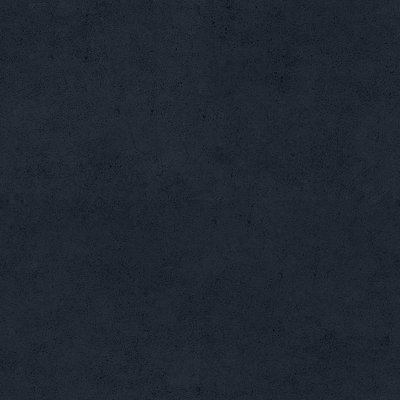
#> input picture assets/images/blue-mocha-grunge.jpg, 400 x 400 px, given in place of the camera
$ jupyter execute lesson_6_colorspaces.ipynb   (shell and % lines are left out)   (Python 2 division)   (text cells are left out)
#> lines starting #> are read from the running program, lines starting #| are printed output that depends on the picture; after the words box and inside, x2 and y2 are one past the last pixel; in counts of white or black regions, pixels touching at a corner belong together; pictures that were not available may be replaced by others from this repository, and a replacement may not be noted
[cell 1]
import cv2
flags = [i for i in dir(cv2) if i.startswith('COLOR_')]
for x in flags:
    print x

[cell 2]
import cv2
import numpy as np
from matplotlib import pyplot as plt

cap = cv2.VideoCapture(0)

while (1):

    # Take each frame
    _, frame = cap.read()
#> frame is the input picture: shape (400, 400, 3); mean B, G, R 48.8, 38.8, 31.8

    # Convert BGR to HSV
    hsv = cv2.cvtColor(frame, cv2.COLOR_BGR2HSV)
#> hsv: shape (400, 400, 3); mean H, S, V 108, 89.1, 48.8

    # define range of blue color in HSV
    lower_blue = np.array([110,50,50])
    upper_blue = np.array([130,255,255])

    # Threshold the HSV image to get only blue colors
    mask = cv2.inRange(hsv, lower_blue, upper_blue)
#> mask: shape (400, 400); every value is 0

    # Bitwise-AND mask and original image
    res = cv2.bitwise_and(frame,frame, mask= mask)
#> res: shape (400, 400, 3); every value is 0

    cv2.imshow('frame' ,frame)
    cv2.imshow('mask',mask)
    cv2.imshow('res',res)
    k = cv2.waitKey(5)
#> (key Esc is pressed here)
    if k == 27:
        break

cv2.destroyAllWindows()

[cell 3]
plt.imshow(frame)
plt.show()
plt.imshow(mask)
plt.show()
plt.imshow(res)
plt.show()

[cell 4]
green = np.uint8([[[0,255,0 ]]])
hsv_green = cv2.cvtColor(green,cv2.COLOR_BGR2HSV)
print hsv_green

[cell 5]
import cv2
import numpy as np
from matplotlib import pyplot as plt

img = cv2.imread('gradient.bmp',0)
#> img: shape (400, 400); min 8, max 54, mean 37.8
ret,thresh1 = cv2.threshold(img,127,255,cv2.THRESH_BINARY)
ret,thresh2 = cv2.threshold(img,127,255,cv2.THRESH_BINARY_INV)
#> thresh2: shape (400, 400); every value is 255
ret,thresh3 = cv2.threshold(img,127,255,cv2.THRESH_TRUNC)
ret,thresh4 = cv2.threshold(img,127,255,cv2.THRESH_TOZERO)
ret,thresh5 = cv2.threshold(img,127,255,cv2.THRESH_TOZERO_INV)

titles = ['Original Image','BINARY','BINARY_INV','TRUNC','TOZERO','TOZERO_INV']
images = [img, thresh1, thresh2, thresh3, thresh4, thresh5]

for i in xrange(6):
    plt.subplot(2,3,i+1),plt.imshow(images[i],'gray')
    plt.title(titles[i])
    plt.xticks([]),plt.yticks([])

plt.show()

[cell 6]
import cv2
import numpy as np
from matplotlib import pyplot as plt

img = cv2.imread('Rene_Decart.jpg',0)
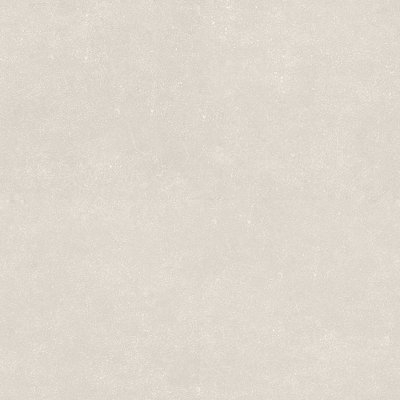
#> input picture assets/images/blue-mocha-grunge-reversed.jpg, 400 x 400 px, given in place of Rene_Decart.jpg, which was not available
#> img: shape (400, 400); min 201, max 247, mean 217.2
img = cv2.medianBlur(img,5)

ret,th1 = cv2.threshold(img,127,255,cv2.THRESH_BINARY)
th2 = cv2.adaptiveThreshold(img,255,cv2.ADAPTIVE_THRESH_MEAN_C,\
            cv2.THRESH_BINARY,11,2)
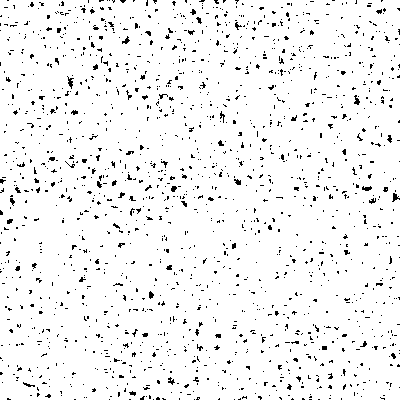
#> th2: shape (400, 400); 95.3% white; black in thin lines or dots
th3 = cv2.adaptiveThreshold(img,255,cv2.ADAPTIVE_THRESH_GAUSSIAN_C,\
            cv2.THRESH_BINARY,11,2)
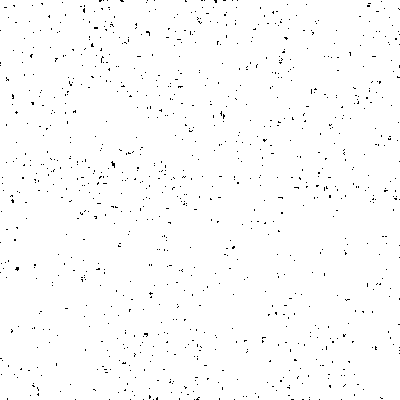
#> th3: shape (400, 400); 98.8% white; black in thin lines or dots

titles = ['Original Image', 'Global Thresholding (v = 127)',
            'Adaptive Mean Thresholding', 'Adaptive Gaussian Thresholding']
images = [img, th1, th2, th3]
plt.figure(figsize=[10,10])
for i in xrange(4):
    plt.subplot(2,2,i+1),plt.imshow(images[i],'gray')
    plt.title(titles[i])
    plt.xticks([]),plt.yticks([])
plt.show()
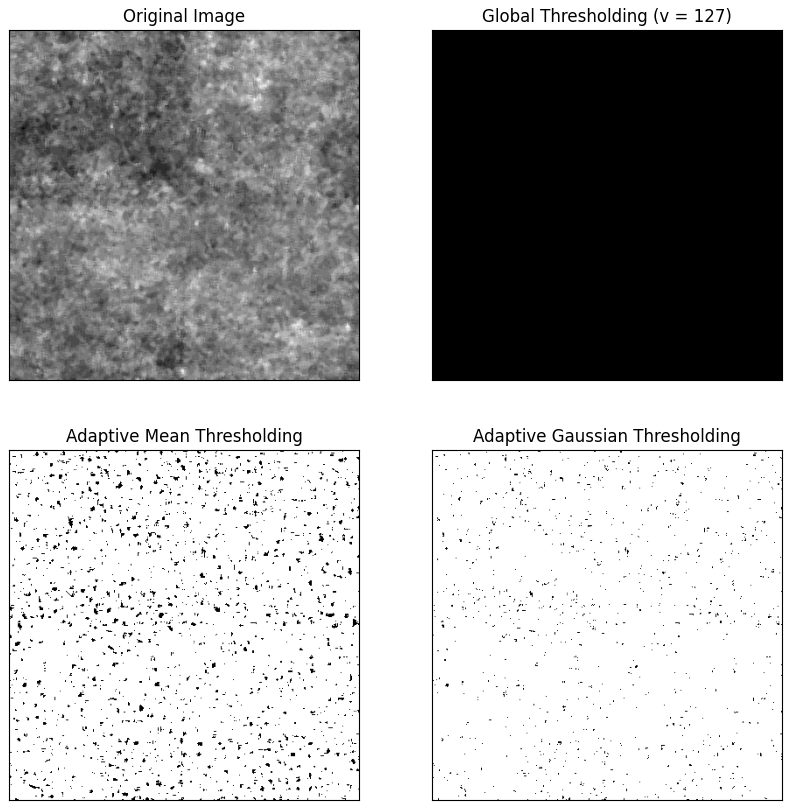
#> figure drawn by matplotlib, 4 panels

[cell 7]
import cv2
import numpy as np
from matplotlib import pyplot as plt

img = cv2.imread('noisy.bmp',0)

# global thresholding
ret1,th1 = cv2.threshold(img,127,255,cv2.THRESH_BINARY)

# Otsu's thresholding
ret2,th2 = cv2.threshold(img,0,255,cv2.THRESH_BINARY+cv2.THRESH_OTSU)
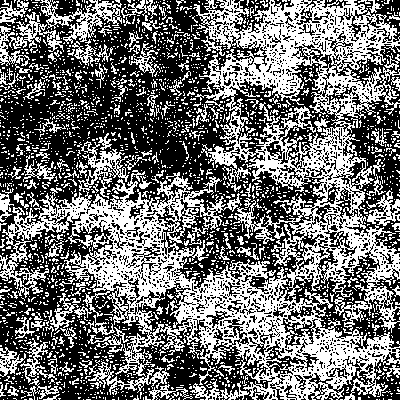
#> th2: shape (400, 400); 44% white in thin lines or dots
#> ret2 = 217

# Otsu's thresholding after Gaussian filtering
blur = cv2.GaussianBlur(img,(5,5),0)
ret3,th3 = cv2.threshold(blur,0,255,cv2.THRESH_BINARY+cv2.THRESH_OTSU)
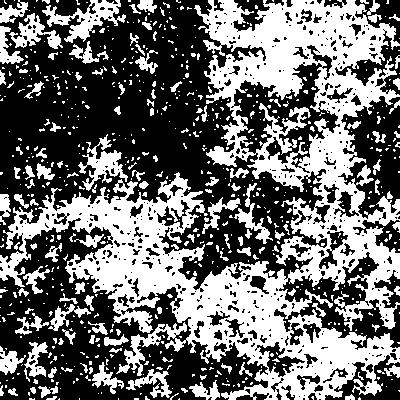
#> th3: shape (400, 400); 43.4% white; 703 white regions (576 under 20 px), largest, box (x1, y1, x2, y2) and area: (0, 0, 400, 400) 52778, (42, 0, 126, 43) 1311, (78, 134, 128, 191) 1006
#> ret3 = 217

# plot all the images and their histograms
images = [img, 0, th1,
    img, 0, th2,
    blur, 0, th3]
titles = ['Original Noisy Image','Histogram','Global Thresholding (v=127)',
        'Original Noisy Image','Histogram',"Otsu's Thresholding",
        'Gaussian filtered Image','Histogram',"Otsu's Thresholding"]
plt.figure(figsize=[10,10])
for i in xrange(3):
    plt.subplot(3,3,i*3+1),plt.imshow(images[i*3],'gray')
    plt.title(titles[i*3]), plt.xticks([]), plt.yticks([])
    plt.subplot(3,3,i*3+2),plt.hist(images[i*3].ravel(),256)
    plt.title(titles[i*3+1]), plt.xticks([]), plt.yticks([])
    plt.subplot(3,3,i*3+3),plt.imshow(images[i*3+2],'gray')
    plt.title(titles[i*3+2]), plt.xticks([]), plt.yticks([])
plt.show()
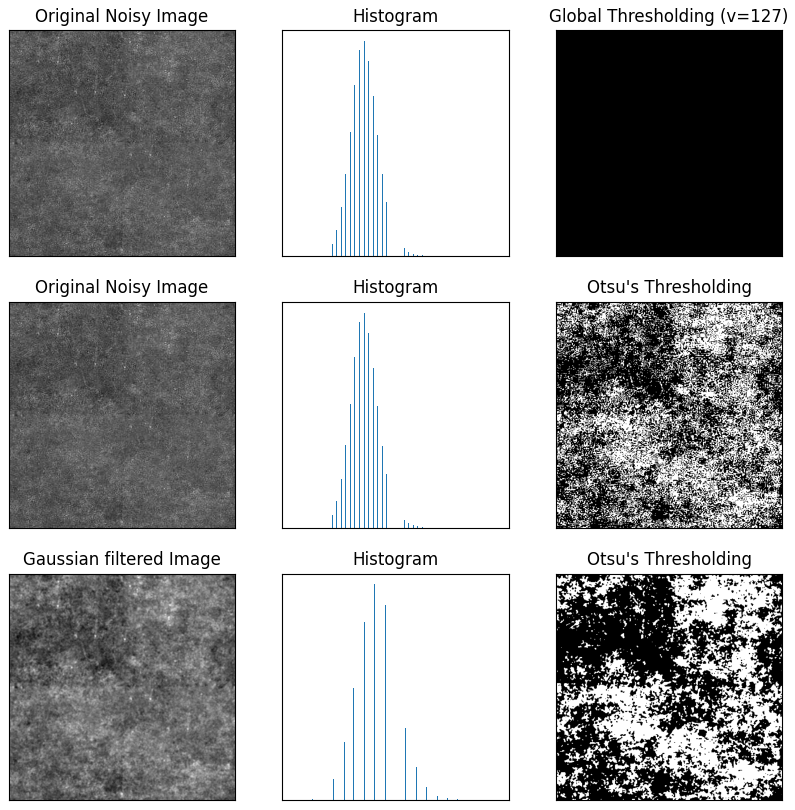
#> figure drawn by matplotlib, 9 panels
